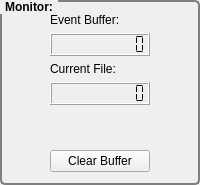
          <widget class="QGroupBox" name="groupBox_3">
           <property name="styleSheet">
            <string notr="true">QGroupBox  {

    border: 2px solid gray;
    border-radius: 5px;
    margin-top: 1ex; /* leave space at the top for the title */
	font-weight: bold
}
 
QGroupBox::title  {
    subcontrol-origin: margin;
    subcontrol-position: top left; /* position at the top center */
    padding: 0 3px;
}</string>
           </property>
           <property name="title">
            <string>Monitor:</string>
           </property>
           <layout class="QGridLayout" name="gridLayout_7">
            <item row="5" column="0">
             <widget class="QPushButton" name="clearBufferButton">
              <property name="text">
               <string>Clear Buffer</string>
              </property>
             </widget>
            </item>
            <item row="3" column="0">
             <widget class="QLCDNumber" name="currFileLCD">
              <property name="minimumSize">
               <size>
                <width>100</width>
                <height>20</height>
               </size>
              </property>
              <property name="maximumSize">
               <size>
                <width>100</width>
                <height>16777215</height>
               </size>
              </property>
              <property name="frameShape">
               <enum>QFrame::Box</enum>
              </property>
              <property name="frameShadow">
               <enum>QFrame::Raised</enum>
              </property>
              <property name="smallDecimalPoint">
               <bool>false</bool>
              </property>
              <property name="numDigits">
               <number>10</number>
              </property>
              <property name="segmentStyle">
               <enum>QLCDNumber::Flat</enum>
              </property>
             </widget>
            </item>
            <item row="1" column="0">
             <widget class="QLCDNumber" name="numEventsLCD">
              <property name="minimumSize">
               <size>
                <width>100</width>
                <height>20</height>
               </size>
              </property>
              <property name="maximumSize">
               <size>
                <width>100</width>
                <height>16777215</height>
               </size>
              </property>
              <property name="frameShape">
               <enum>QFrame::Box</enum>
              </property>
              <property name="frameShadow">
               <enum>QFrame::Raised</enum>
              </property>
              <property name="smallDecimalPoint">
               <bool>false</bool>
              </property>
              <property name="numDigits">
               <number>10</number>
              </property>
              <property name="segmentStyle">
               <enum>QLCDNumber::Flat</enum>
              </property>
             </widget>
            </item>
            <item row="4" column="0">
             <spacer name="verticalSpacer_2">
              <property name="orientation">
               <enum>Qt::Vertical</enum>
              </property>
              <property name="sizeHint" stdset="0">
               <size>
                <width>20</width>
                <height>39</height>
               </size>
              </property>
             </spacer>
            </item>
            <item row="2" column="0">
             <widget class="QLabel" name="label_14">
              <property name="text">
               <string>Current File:</string>
              </property>
             </widget>
            </item>
            <item row="0" column="0">
             <widget class="QLabel" name="label_13">
              <property name="text">
               <string>Event Buffer:</string>
              </property>
             </widget>
            </item>
           </layout>
          </widget>
